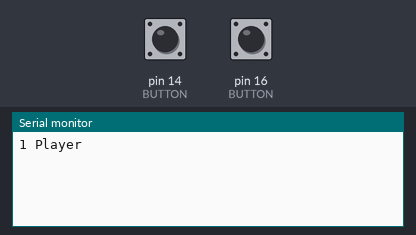
Bench run of a sketch on a simulated Arduino Uno, built with avr-gcc and run on an emulated ATmega328P. Parts: the last lines printed to the serial monitor. The test bench sets the inputs (shaded band); at power-on: pin 14 (BUTTON) HIGH, pin 16 (BUTTON) HIGH. Random numbers use the default seed unless the sketch sets one.

Above: at 1.2 s.
1.3 s: pin 14 (BUTTON) pulled LOW for 0.15 s
At 5.82 s:
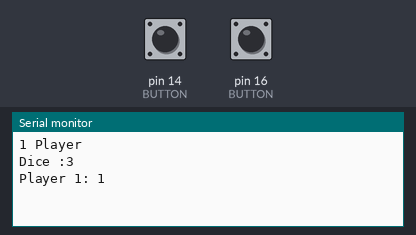
7.0 s: pin 16 (BUTTON) pulled LOW for 0.15 s
At 14.3 s:
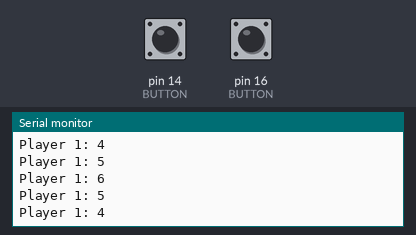
Timing chart, 0 to 14.6 s (numbered marks = the images above; inputs shaded):
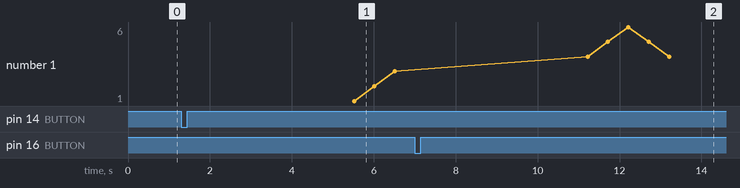

The sketch:

Round.ino
```cpp
#define BUTTON1 16
#define BUTTON2 14
byte BUTTON[][2] = {{BUTTON1, 1}, {BUTTON2, 1}};
byte Player_count = 1;
byte finish = 6;
byte Event [][3] = {{1, 0, 6}, {3, 0, 1}, {7, 0, 0}, {11, 0, 0}, {15, 14, 18}, {17, 1, 6}, {19, 2, 0}, {39, 2, 0}, {22, 0, 15}, {28, 0, 21}, {31, 0, 31}, {35, 0, 28}, {43, 0, 28}, {46, 0, 6}};
uint32_t Player[][4] = {
  {0xFFFFFF, 0, 0, 0},
  {0xFFFFFF, 0, 0, 0},
  {0xFFFFFF, 0, 0, 0},
  {0xFFFFFF, 0, 0, 0}
};

uint32_t COLOR [] {
  0xFF0000,
  0xFF1493,
  0x9400D3,
  0x0000FF,
  0x00FFFF,
  0x00FF00,
  0x006400,
  0xFFFF00,
  0xD2691E
};
String Color_str[] {
  "red",
  "pink",
  "violet",
  "blue",
  "cyan",
  "lime",
  "green",
  "Yellow",
  "chocolate"
};
void setup() {
  Serial.begin(9600);
  for (byte i = 0; i < sizeof(BUTTON) / sizeof(BUTTON[0]); i++) {
    pinMode(BUTTON[i][0], INPUT_PULLUP);
  }
  Serial.println(String(Player_count) + " Player");
}


void loop() {
  for (byte i = 0; i < 4; i++) {
    Player[i][0] = 0xFFFFFF;
    Player[i][1] = 0;
    Player[i][2] = 0;
    Player[i][3] = 0;
  }

  //Player_count = PLAYER();
  //Serial.println(String(Player_count) + " Player");
  // color_select(Player_count);
  while (true) {
    for (byte i = 0; i < Player_count; i++) {
      Player[i][1]++;
      if (Player[i][1] > 0) {
        Round(i, dice());
        Player[i][1]--;
        for (byte j = 0; j < sizeof(Event) / sizeof(Event[0]); j++) {
          if (Player[i][2] == Event[j][0]) {
            Serial.println("Hello" + String(Event[j][1]));
          }
        }
      }
    }
  }
}
//--------------------------------------------------------------FUNTION----------------------------------------------------------------//
byte Round(byte i, int num_dice) {
  int check = Player[i][2] + num_dice;
  if (num_dice < 0) {
    num_dice = abs(num_dice);
    for (int j = 1 ; j <= num_dice; j++) {
      if (Player[i][2] < finish) {
        Player[i][2] -= 1;
        Serial.println("Player " + String(i + 1) + ": " + (Player[i][2]));
        delay(500);
      }
    }
  } else {
    for (int j = 1 ; j <= num_dice; j++) {
      if (Player[i][2] < finish) {
        Player[i][2] += 1;
        Serial.println("Player " + String(i + 1) + ": " + (Player[i][2]));
        delay(500);
      }
      else {
        for (int j = 1; j <= (check - finish); j++) {
          Player[i][2] -= 1;
          Serial.println("Player " + String(i + 1) + ": " + (Player[i][2]));
          delay(500);
        }
        break;
      }
    }
  }
}
//----------------------------------------------------------------ทอยลูกเต๋า---------------------------------------------------------------//
byte dice() {
  byte count = 0;
  byte point;
  uint32_t delaytime = millis();
  while (true) {
    if (millis() - delaytime > 500  ) {
      delaytime = millis();
      count ++;
      if (count > 6) {
        count = 1;
      }
      //  Serial.println(count);
    }
    byte state = state_BUTTON();
    if (state != 0) {
      point = random(1, 6);
      delaytime = 200;
      for (int i = 0; i < 6; i++) {
        //   Serial.println(random(1,6));
        delay(delaytime);
        delaytime += 200;
      }
      Serial.println("Dice :" + String(point));
      return point;
    }
  }
}
//----------------------------------------------------------------เลือกสี---------------------------------------------------------------//
void color_select(byte count) {
  for (byte i = 0; i < count; i++) {
    byte count_2 = 0;
    Serial.println("PLAYER :" + String(i + 1));
    while (true) {
      Serial.println(Color_str[count_2]);
      byte state = state_BUTTON();
      for (int j = 0; j < count; j++) {
        if (COLOR[count_2] == Player[j][0]) {
          count_2++;
        }
      }
      if (state != 0) {
        if (state == 1) {
          count_2++;
        } else {
          Player[i][0] = COLOR[count_2];
          break  ;
        }
        if (count_2 >= sizeof(COLOR) / sizeof(COLOR[0])) {
          count_2 = 0;
        }
      }
    }
  }
}
//----------------------------------------------------------------กำหนดเพลเยอร์---------------------------------------------------------------//
byte PLAYER () {
  byte count = 2;
  while (true) {
    byte state = state_BUTTON();
    if (state != 0) {
      if (state == 1) {
        count++;
      } else {
        return count ;
      }
      if (count > 4) {
        count = 2;
      }
      Serial.println(String(count));
    }
  }
}
//----------------------------------------------------------------ปุ่ม---------------------------------------------------------------//
int state_BUTTON () {
  for (byte i = 0; i < sizeof(BUTTON) / sizeof(BUTTON[0]); i++) {
    if (!digitalRead(BUTTON[i][0]) and BUTTON[i][1]) {
      //Serial.println(" i = "+String(i)+" BUTTON = "+String(digitalRead(BUTTON[i][0])));
      BUTTON[i][1] = 0;
      return i + 1;
    } else if (digitalRead(BUTTON[i][0]) and !BUTTON[i][1]) {
      BUTTON[i][1] = 1;
    }
    delay(5);
  } return 0;
}
```

Measured:
- after the input at 1.3 s, the serial monitor: prints a new line after 4.2 s (image 1)
- after the input at 7.0 s, the serial monitor: prints a new line after 4.2 s (image 2)
- plotted number 1: 3 → 4 after the input at 7.0 s
